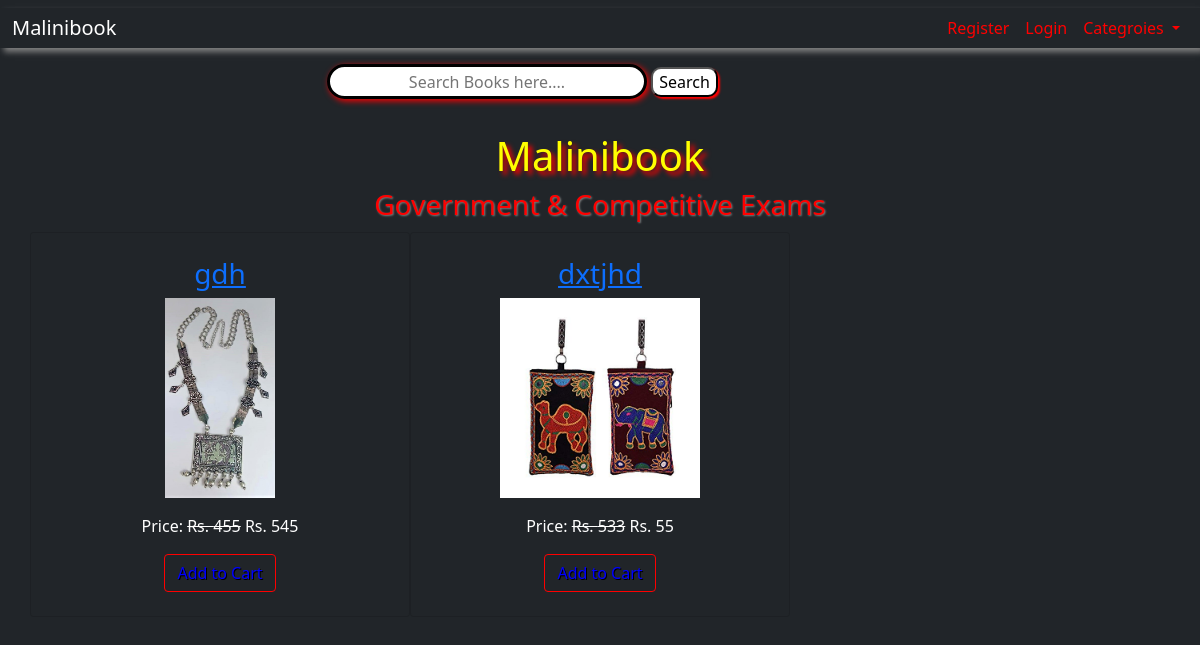
The page /govt/ on the database its author committed.
### book/models.py (models this page shows, shortened)
class Category(models.Model):
    title = models.CharField(max_length=200)
    slug = models.SlugField(unique=True)

class Product(models.Model):
    title = models.CharField(max_length=200)
    slug = models.SlugField(unique=True)
    category = models.ForeignKey(Category, on_delete=models.CASCADE)
    image = models.ImageField(upload_to="product/")
    marked_price = models.PositiveIntegerField()
    selling_price = models.PositiveIntegerField()
    description = models.TextField()
    view_count = models.PositiveIntegerField(default=0)

### book/views.py (the view)
# urls.py: path('govt/', GovtView.as_view(), name='govt'),
class GovtView(TemplateView):
    template_name = 'govt.html'
    def get_context_data(self, **kwargs):
        context = super().get_context_data(**kwargs)
        context['allcategories'] = Category.objects.filter(pk=4)
        return context

### book/templates/govt.html (shortened to what this page needs)
{% extends 'base.html' %}
{% block content %}
        {% for cat in allcategories %}
    <h3 style="text-align:center; margin-top:3px; margin-bottom:10px; color:red; text-shadow:1px 1px 2px grey;">{{cat.title}}</h3>
<div class="container">
    <div class="row">
        {% for p in cat.product_set.all %}
        <div class="col-xs-6 col-sm-6 col-md-4 col-lg-4 card bg-dark">
            <div class="m-4">
                <h3 class="text-center" ><a href="{% url 'detail' p.slug %}">{{p.title}}</a></h3>
                <a href="{% url 'detail' p.slug %}"> <img src="{{p.image.url}}" alt="" class="img-fluid" style="height:200px; object-fit:contain; "></a>
                <p class="mt-3" style="color:white;">Price: <strike>Rs. {{p.marked_price}}</strike> Rs. {{p.selling_price}}</p>
               <a href="{% url 'cart' p.id  %}" class="btn" id="button" style="color:blue; text-shadow:1px 1px black; border-style:solid; border-color:red;">Add to Cart</a>
           </div>
        </div>
        {% endfor %}
    </div>
{% endfor %}
</div>
{% endblock %}

### book/static/css/main.css (style rules this page uses)
.card { text-align:center; }

### rows shown on the page
Category: title "Government & Competitive Exams"
Product: title "gdh", image (picture), marked_price "455", selling_price "545"
Product: title "dxtjhd", image (picture), marked_price "533", selling_price "55"
